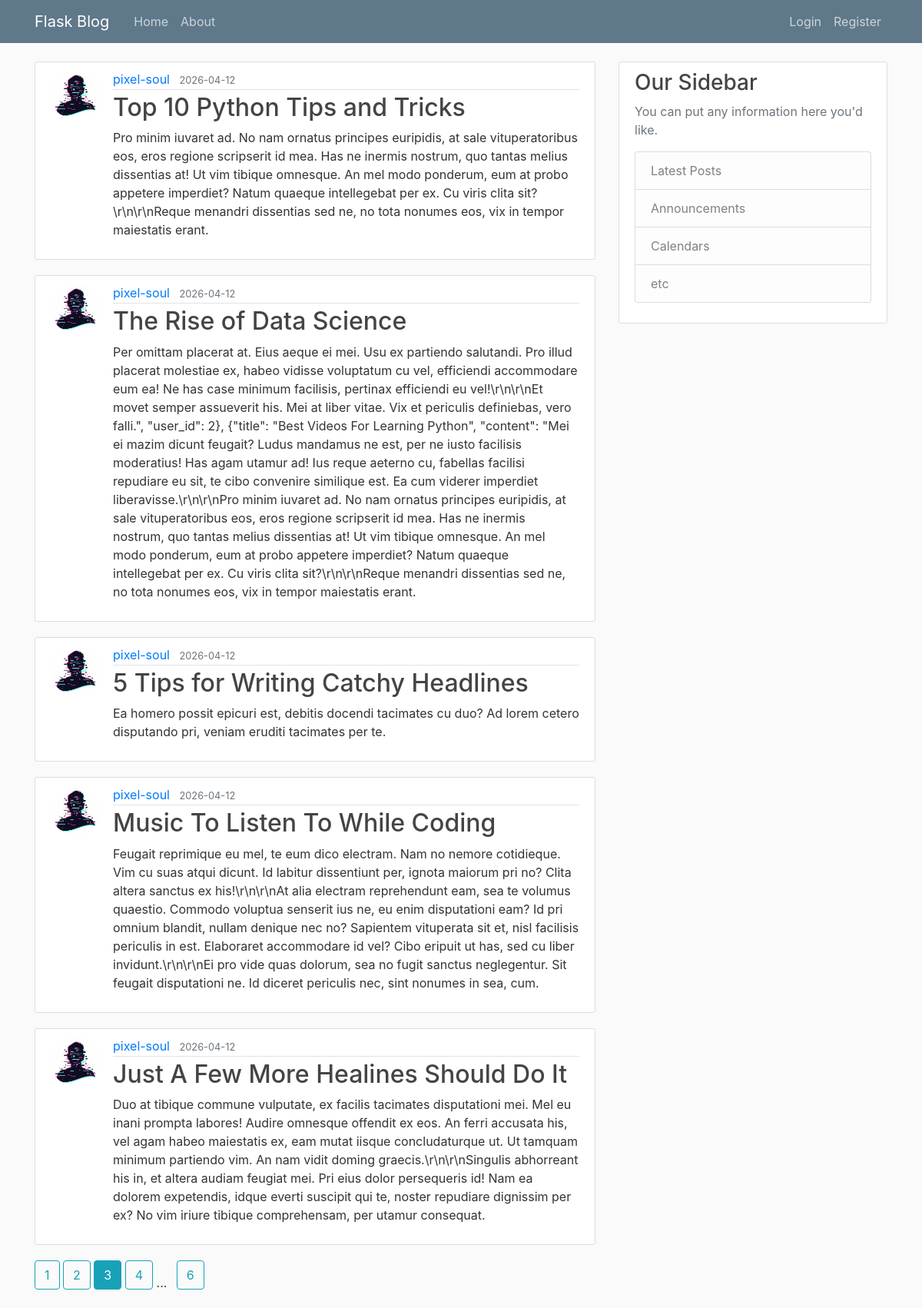
Screenshot of /home?page=3 with the database file from the repository.
### flask_blog/models.py (models this page shows, shortened)
class Post(db.Model):
    id = db.Column(db.Integer, primary_key=True)
    title = db.Column(db.String(100), nullable=False)
    content = db.Column(db.Text, nullable=False)
    date_posted = db.Column(db.DateTime, nullable=False, default=datetime.utcnow)
    user_id = db.Column(db.Integer, db.ForeignKey('user.id'), nullable=False)

class User(db.Model, UserMixin):
    id = db.Column(db.Integer, primary_key=True)
    username = db.Column(db.String(20), unique=True, nullable=False)
    email = db.Column(db.String(120), unique=True, nullable=False)
    image_file = db.Column(db.String(20), nullable=False, default='default.jpg')
    password = db.Column(db.String(60), nullable=False)
    posts = db.relationship('Post', backref='author', lazy=True)

### flask_blog/main/routes.py (the view)
@main.route("/")
@main.route("/home")
def home():
    page = request.args.get('page', 1, type=int)
    posts = Post.query.order_by(Post.date_posted.desc()).paginate(per_page=5, page=page)
    return render_template("home.html",posts=posts)

### flask_blog/templates/home.html
{% extends "layout.html" %}
{% block content %}
    {% for post in posts.items %}
        <article class="media content-section">
            <img class="rounded-circle article-img" src="{{ url_for('static', filename='profile_pics/' + post.author.image_file) }}">
            <div class="media-body">
                <div class="article-metadata">
                <a class="mr-2" href="{{ url_for('users.user_posts', username=post.author.username) }}">{{ post.author.username }}</a>
                <small class="text-muted">{{ post.date_posted.strftime('%Y-%m-%d') }}</small>
                </div>
                <h2><a class="article-title" href="{{ url_for('posts.post', post_id=post.id) }}">{{ post.title }}</a></h2>
                <p class="article-content">{{ post.content }}</p>
            </div>
        </article>
    {% endfor %}
    {% for page_num in posts.iter_pages(left_edge=1, right_edge=1, left_current=1, right_current=1) %}
        {% if page_num %}
            {% if page_num == posts.page %}
                <a class="btn btn-info mb-4" href="{{ url_for('main.home', page=page_num) }}">{{ page_num }}</a>
            {% else %}
                <a class="btn btn-outline-info mb-4" href="{{ url_for('main.home', page=page_num) }}">{{ page_num }}</a>
            {% endif %}
        {% else %}
            <span class="mr-2">...</span>
        {% endif %}
    {% endfor %}
{% endblock content %}

### flask_blog/static/main.css (style rules this page uses)
body { background: #fafafa; color: #333333; margin-top: 5rem; }
h1, h2, h3, h4, h5, h6 { color: #444444; }
.content-section { background: #ffffff; padding: 10px 20px; border: 1px solid #dddddd; border-radius: 3px; margin-bottom: 20px; }
.article-title { color: #444444; }
.article-content { white-space: pre-line; }
.article-img { height: 65px; width: 65px; margin-right: 16px; }
.article-metadata { padding-bottom: 1px; margin-bottom: 4px; border-bottom: 1px solid #e3e3e3 }

### rows the page displays
Post: image_file (placeholder picture), author.username "pixel-soul", date_posted "2026-04-12", title "Top 10 Python Tips and Tricks", content "Pro minim iuvaret ad. No nam ornatus principes euripidis, at sale vituperatoribus eos, eros regione scripserit id mea. Has ne inermis nostrum, quo tantas melius dissentias at! Ut vim tibique omnesque. An mel modo ponderum, eum at probo appetere imperdiet? Natum quaeque intellegebat per ex. Cu viris clita sit?\\r\\n\\r\\nReque menandri dissentias sed ne, no tota nonumes eos, vix in tempor maiestatis erant."
Post: image_file (placeholder picture), author.username "pixel-soul", date_posted "2026-04-12", title "The Rise of Data Science", content "Per omittam placerat at. Eius aeque ei mei. Usu ex partiendo salutandi. Pro illud placerat molestiae ex, habeo vidisse voluptatum cu vel, efficiendi accommodare eum ea! Ne has case minimum facilisis, pertinax efficiendi eu vel!\\r\\n\\r\\nEt movet semper assueverit his. Mei at liber vitae. Vix et periculis definiebas, vero falli.\", \"user_id\": 2}, {\"title\": \"Best Videos For Learning Python\", \"content\": \"Mei ei mazim dicunt feugait? Ludus mandamus ne est, per ne iusto facilisis moderatius! Has agam utamur ad! Ius reque aeterno cu, fabellas facilisi repudiare eu sit, te cibo convenire similique est. Ea cum viderer imperdiet liberavisse.\\r\\n\\r\\nPro minim iuvaret ad. No nam ornatus principes…"
Post: image_file (placeholder picture), author.username "pixel-soul", date_posted "2026-04-12", title "5 Tips for Writing Catchy Headlines", content "Ea homero possit epicuri est, debitis docendi tacimates cu duo? Ad lorem cetero disputando pri, veniam eruditi tacimates per te."
Post: image_file (placeholder picture), author.username "pixel-soul", date_posted "2026-04-12", title "Music To Listen To While Coding", content "Feugait reprimique eu mel, te eum dico electram. Nam no nemore cotidieque. Vim cu suas atqui dicunt. Id labitur dissentiunt per, ignota maiorum pri no? Clita altera sanctus ex his!\\r\\n\\r\\nAt alia electram reprehendunt eam, sea te volumus quaestio. Commodo voluptua senserit ius ne, eu enim disputationi eam? Id pri omnium blandit, nullam denique nec no? Sapientem vituperata sit et, nisl facilisis periculis in est. Elaboraret accommodare id vel? Cibo eripuit ut has, sed cu liber invidunt.\\r\\n\\r\\nEi pro vide quas dolorum, sea no fugit sanctus neglegentur. Sit feugait disputationi ne. Id diceret periculis nec, sint nonumes in sea, cum."
Post: image_file (placeholder picture), author.username "pixel-soul", date_posted "2026-04-12", title "Just A Few More Healines Should Do It", content "Duo at tibique commune vulputate, ex facilis tacimates disputationi mei. Mel eu inani prompta labores! Audire omnesque offendit ex eos. An ferri accusata his, vel agam habeo maiestatis ex, eam mutat iisque concludaturque ut. Ut tamquam minimum partiendo vim. An nam vidit doming graecis.\\r\\n\\r\\nSingulis abhorreant his in, et altera audiam feugiat mei. Pri eius dolor persequeris id! Nam ea dolorem expetendis, idque everti suscipit qui te, noster repudiare dignissim per ex? No vim iriure tibique comprehensam, per utamur consequat."

### other values shown
{{ page_num }} "1" "2" "4" "6"
{{ page_num }} "3"
